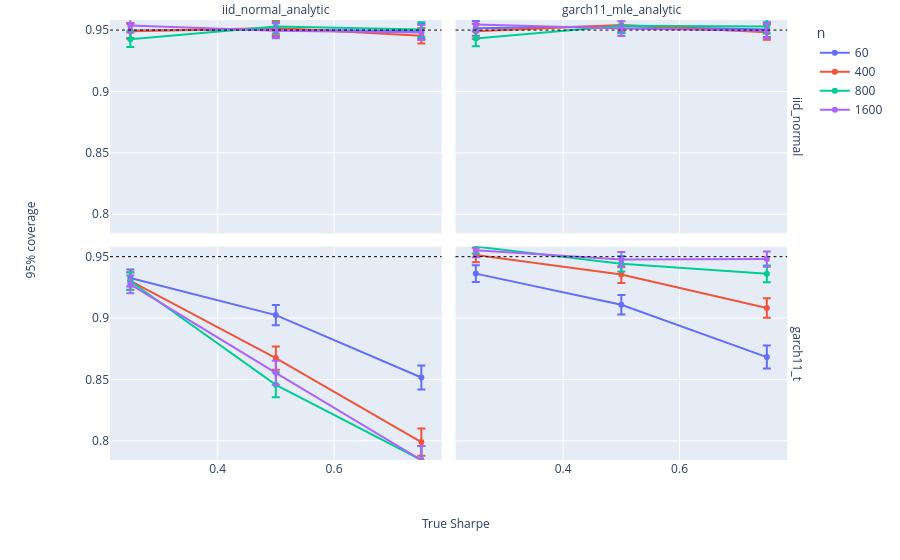
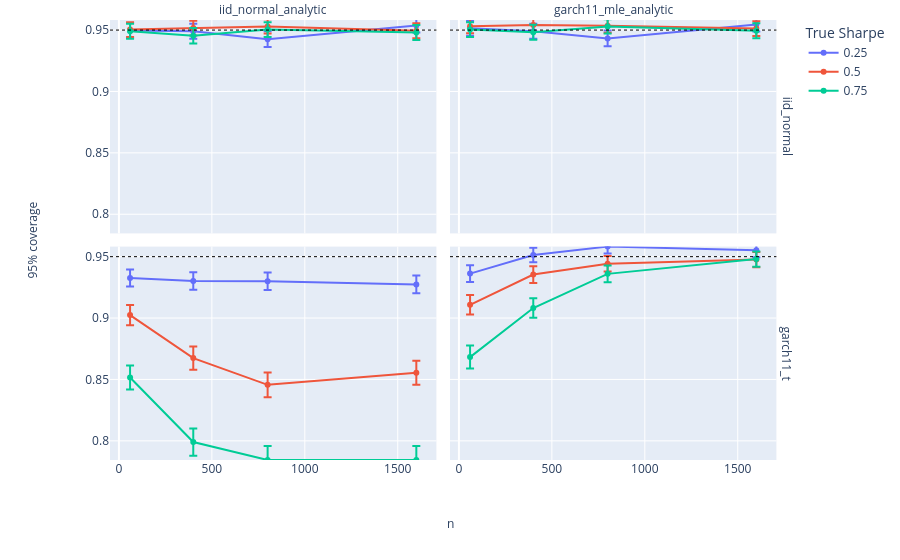
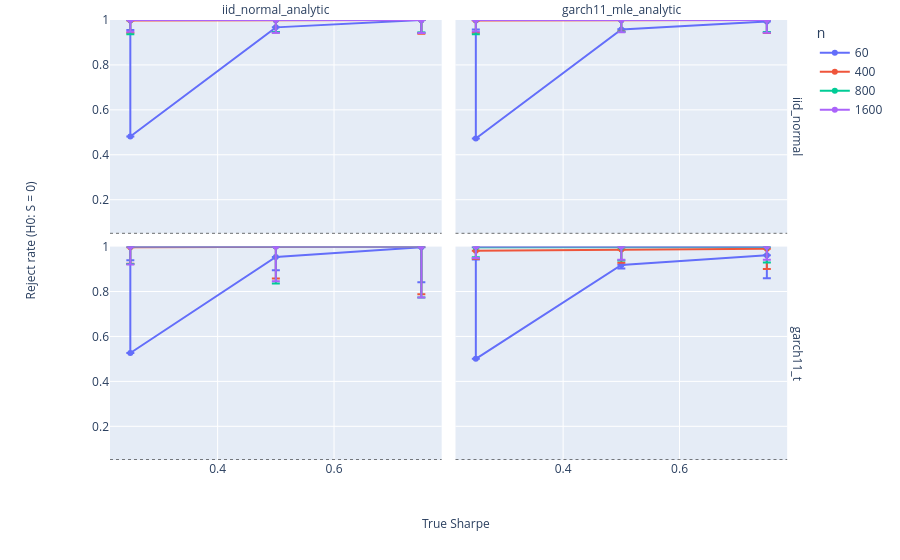
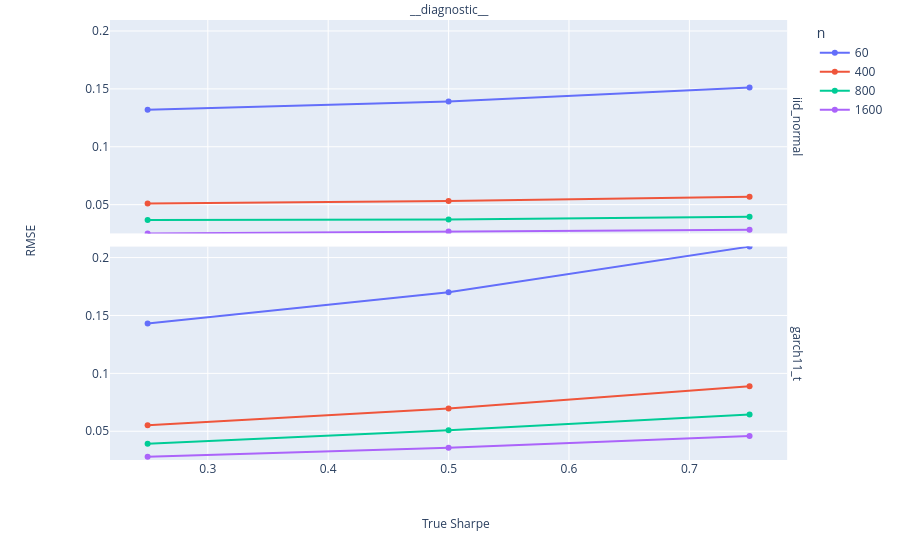

These figures' notebook cell, in order:
### Markdown cell above
## Simulation

### Code cell
main_bundle = run_main_bundle(cfg, ci_levels=ci_levels, scope="main", progress=True)
results = main_bundle.results
diagnostics = main_bundle.diagnostics
ci_sweep = main_bundle.ci_sweep
main_meta = main_bundle.cache_meta
print(f"[main] cache_hit={main_meta['cache_hit']} hash={main_meta['cache_hash']}")

### Figure 1 — Plotly figure (JSON) as saved in the notebook; plotly's stock layout.template omitted (floating-point values rounded to 4 significant figures)
{"data": [{"error_y": {"array": [0.006064, 0.006018, 0.006098], "arrayminus": [0.006064, 0.006018, 0.006098]}, "hovertemplate": "n_str=60<br>dgp=iid_normal<br>method=iid_normal_analytic<br>S_true=%{x}<br>coverage_95=%{y}<extra></extra>", "legendgroup": "60", "line": {"color": "#636efa", "dash": "solid"}, "marker": {"symbol": "circle"}, "mode": "lines+markers", "name": "60", "orientation": "v", "showlegend": true, "type": "scatter", "x": [0.25, 0.5, 0.75], "xaxis": "x3", "y": [0.9496, 0.9504, 0.949], "yaxis": "y3"}, {"error_y": {"array": [0.006098, 0.005949, 0.006298], "arrayminus": [0.006098, 0.005949, 0.006298]}, "hovertemplate": "n_str=400<br>dgp=iid_normal<br>method=iid_normal_analytic<br>S_true=%{x}<br>coverage_95=%{y}<extra></extra>", "legendgroup": "400", "line": {"color": "#EF553B", "dash": "solid"}, "marker": {"symbol": "circle"}, "mode": "lines+markers", "name": "400", "orientation": "v", "showlegend": true, "type": "scatter", "x": [0.25, 0.5, 0.75], "xaxis": "x3", "y": [0.949, 0.9516, 0.9454], "yaxis": "y3"}, {"error_y": {"array": [0.006447, 0.005866, 0.006018], "arrayminus": [0.006447, 0.005866, 0.006018]}, "hovertemplate": "n_str=800<br>dgp=iid_normal<br>method=iid_normal_analytic<br>S_true=%{x}<br>coverage_95=%{y}<extra></extra>", "legendgroup": "800", "line": {"color": "#00cc96", "dash": "solid"}, "marker": {"symbol": "circle"}, "mode": "lines+markers", "name": "800", "orientation": "v", "showlegend": true, "type": "scatter", "x": [0.25, 0.5, 0.75], "xaxis": "x3", "y": [0.9426, 0.953, 0.9504], "yaxis": "y3"}, {"error_y": {"array": [0.005819, 0.006075, 0.006154], "arrayminus": [0.005819, 0.006075, 0.006154]}, "hovertemplate": "n_str=1600<br>dgp=iid_normal<br>method=iid_normal_analytic<br>S_true=%{x}<br>coverage_95=%{y}<extra></extra>", "legendgroup": "1600", "line": {"color": "#ab63fa", "dash": "solid"}, "marker": {"symbol": "circle"}, "mode": "lines+markers", "name": "1600", "orientation": "v", "showlegend": true, "type": "scatter", "x": [0.25, 0.5, 0.75], "xaxis": "x3", "y": [0.9538, 0.9494, 0.948], "yaxis": "y3"}, {"error_y": {"array": [0.00596, 0.005854, 0.006018], "arrayminus": [0.00596, 0.005854, 0.006018]}, "hovertemplate": "n_str=60<br>dgp=iid_normal<br>method=garch11_mle_analytic<br>S_true=%{x}<br>coverage_95=%{y}<extra></extra>", "legendgroup": "60", "line": {"color": "#636efa", "dash": "solid"}, "marker": {"symbol": "circle"}, "mode": "lines+markers", "name": "60", "orientation": "v", "showlegend": false, "type": "scatter", "x": [0.25, 0.5, 0.75], "xaxis": "x4", "y": [0.9514, 0.9532, 0.9504], "yaxis": "y4"}, {"error_y": {"array": [0.006098, 0.005795, 0.006143], "arrayminus": [0.006098, 0.005795, 0.006143]}, "hovertemplate": "n_str=400<br>dgp=iid_normal<br>method=garch11_mle_analytic<br>S_true=%{x}<br>coverage_95=%{y}<extra></extra>", "legendgroup": "400", "line": {"color": "#EF553B", "dash": "solid"}, "marker": {"symbol": "circle"}, "mode": "lines+markers", "name": "400", "orientation": "v", "showlegend": false, "type": "scatter", "x": [0.25, 0.5, 0.75], "xaxis": "x4", "y": [0.949, 0.9542, 0.9482], "yaxis": "y4"}, {"error_y": {"array": [0.006416, 0.005831, 0.005866], "arrayminus": [0.006416, 0.005831, 0.005866]}, "hovertemplate": "n_str=800<br>dgp=iid_normal<br>method=garch11_mle_analytic<br>S_true=%{x}<br>coverage_95=%{y}<extra></extra>", "legendgroup": "800", "line": {"color": "#00cc96", "dash": "solid"}, "marker": {"symbol": "circle"}, "mode": "lines+markers", "name": "800", "orientation": "v", "showlegend": false, "type": "scatter", "x": [0.25, 0.5, 0.75], "xaxis": "x4", "y": [0.9432, 0.9536, 0.953], "yaxis": "y4"}, {"error_y": {"array": [0.00577, 0.005972, 0.006075], "arrayminus": [0.00577, 0.005972, 0.006075]}, "hovertemplate": "n_str=1600<br>dgp=iid_normal<br>method=garch11_mle_analytic<br>S_true=%{x}<br>coverage_95=%{y}<extra></extra>", "legendgroup": "1600", "line": {"color": "#ab63fa", "dash": "solid"}, "marker": {"symbol": "circle"}, "mode": "lines+markers", "name": "1600", "orientation": "v", "showlegend": false, "type": "scatter", "x": [0.25, 0.5, 0.75], "xaxis": "x4", "y": [0.9546, 0.9512, 0.9494], "yaxis": "y4"}, {"error_y": {"array": [0.006949, 0.008226, 0.009854], "arrayminus": [0.006949, 0.008226, 0.009854]}, "hovertemplate": "n_str=60<br>dgp=garch11_t<br>method=iid_normal_analytic<br>S_true=%{x}<br>coverage_95=%{y}<extra></extra>", "legendgroup": "60", "line": {"color": "#636efa", "dash": "solid"}, "marker": {"symbol": "circle"}, "mode": "lines+markers", "name": "60", "orientation": "v", "showlegend": false, "type": "scatter", "x": [0.25, 0.5, 0.75], "xaxis": "x", "y": [0.9326, 0.9024, 0.8516], "yaxis": "y"}, {"error_y": {"array": [0.007063, 0.009401, 0.01111], "arrayminus": [0.007063, 0.009401, 0.01111]}, "hovertemplate": "n_str=400<br>dgp=garch11_t<br>method=iid_normal_analytic<br>S_true=%{x}<br>coverage_95=%{y}<extra></extra>", "legendgroup": "400", "line": {"color": "#EF553B", "dash": "solid"}, "marker": {"symbol": "circle"}, "mode": "lines+markers", "name": "400", "orientation": "v", "showlegend": false, "type": "scatter", "x": [0.25, 0.5, 0.75], "xaxis": "x", "y": [0.9302, 0.8674, 0.799], "yaxis": "y"}, {"error_y": {"array": [0.007072, 0.01002, 0.0114], "arrayminus": [0.007072, 0.01002, 0.0114]}, "hovertemplate": "n_str=800<br>dgp=garch11_t<br>method=iid_normal_analytic<br>S_true=%{x}<br>coverage_95=%{y}<extra></extra>", "legendgroup": "800", "line": {"color": "#00cc96", "dash": "solid"}, "marker": {"symbol": "circle"}, "mode": "lines+markers", "name": "800", "orientation": "v", "showlegend": false, "type": "scatter", "x": [0.25, 0.5, 0.75], "xaxis": "x", "y": [0.93, 0.8456, 0.7844], "yaxis": "y"}, {"error_y": {"array": [0.007192, 0.009749, 0.0114], "arrayminus": [0.007192, 0.009749, 0.0114]}, "hovertemplate": "n_str=1600<br>dgp=garch11_t<br>method=iid_normal_analytic<br>S_true=%{x}<br>coverage_95=%{y}<extra></extra>", "legendgroup": "1600", "line": {"color": "#ab63fa", "dash": "solid"}, "marker": {"symbol": "circle"}, "mode": "lines+markers", "name": "1600", "orientation": "v", "showlegend": false, "type": "scatter", "x": [0.25, 0.5, 0.75], "xaxis": "x", "y": [0.9274, 0.8554, 0.7844], "yaxis": "y"}, {"error_y": {"array": [0.006774, 0.007901, 0.009376], "arrayminus": [0.006774, 0.007901, 0.009376]}, "hovertemplate": "n_str=60<br>dgp=garch11_t<br>method=garch11_mle_analytic<br>S_true=%{x}<br>coverage_95=%{y}<extra></extra>", "legendgroup": "60", "line": {"color": "#636efa", "dash": "solid"}, "marker": {"symbol": "circle"}, "mode": "lines+markers", "name": "60", "orientation": "v", "showlegend": false, "type": "scatter", "x": [0.25, 0.5, 0.75], "xaxis": "x2", "y": [0.9362, 0.9108, 0.8682], "yaxis": "y2"}, {"error_y": {"array": [0.00596, 0.006814, 0.008004], "arrayminus": [0.00596, 0.006814, 0.008004]}, "hovertemplate": "n_str=400<br>dgp=garch11_t<br>method=garch11_mle_analytic<br>S_true=%{x}<br>coverage_95=%{y}<extra></extra>", "legendgroup": "400", "line": {"color": "#EF553B", "dash": "solid"}, "marker": {"symbol": "circle"}, "mode": "lines+markers", "name": "400", "orientation": "v", "showlegend": false, "type": "scatter", "x": [0.25, 0.5, 0.75], "xaxis": "x2", "y": [0.9514, 0.9354, 0.9082], "yaxis": "y2"}, {"error_y": {"array": [0.005547, 0.006362, 0.006784], "arrayminus": [0.005547, 0.006362, 0.006784]}, "hovertemplate": "n_str=800<br>dgp=garch11_t<br>method=garch11_mle_analytic<br>S_true=%{x}<br>coverage_95=%{y}<extra></extra>", "legendgroup": "800", "line": {"color": "#00cc96", "dash": "solid"}, "marker": {"symbol": "circle"}, "mode": "lines+markers", "name": "800", "orientation": "v", "showlegend": false, "type": "scatter", "x": [0.25, 0.5, 0.75], "xaxis": "x2", "y": [0.9582, 0.9442, 0.936], "yaxis": "y2"}, {"error_y": {"array": [0.005734, 0.006177, 0.006154], "arrayminus": [0.005734, 0.006177, 0.006154]}, "hovertemplate": "n_str=1600<br>dgp=garch11_t<br>method=garch11_mle_analytic<br>S_true=%{x}<br>coverage_95=%{y}<extra></extra>", "legendgroup": "1600", "line": {"color": "#ab63fa", "dash": "solid"}, "marker": {"symbol": "circle"}, "mode": "lines+markers", "name": "1600", "orientation": "v", "showlegend": false, "type": "scatter", "x": [0.25, 0.5, 0.75], "xaxis": "x2", "y": [0.9552, 0.9476, 0.948], "yaxis": "y2"}], "layout": {"annotations": [{"showarrow": false, "text": "iid_normal_analytic", "x": 0.24, "xanchor": "center", "xref": "paper", "y": 1, "yanchor": "bottom", "yref": "paper"}, {"showarrow": false, "text": "garch11_mle_analytic", "x": 0.74, "xanchor": "center", "xref": "paper", "y": 1, "yanchor": "bottom", "yref": "paper"}, {"showarrow": false, "text": "garch11_t", "textangle": 90, "x": 0.98, "xanchor": "left", "xref": "paper", "y": 0.2425, "yanchor": "middle", "yref": "paper"}, {"showarrow": false, "text": "iid_normal", "textangle": 90, "x": 0.98, "xanchor": "left", "xref": "paper", "y": 0.7575, "yanchor": "middle", "yref": "paper"}, {"showarrow": false, "text": "True Sharpe", "x": 0.5, "xanchor": "center", "xref": "paper", "y": -0.12, "yanchor": "top", "yref": "paper"}, {"showarrow": false, "text": "95% coverage", "textangle": -90, "x": -0.1, "xanchor": "right", "xref": "paper", "y": 0.5, "yanchor": "middle", "yref": "paper"}], "legend": {"title": {"text": "n"}, "tracegroupgap": 0}, "margin": {"b": 100, "l": 110, "r": 20, "t": 20}, "shapes": [{"line": {"color": "black", "dash": "dot", "width": 1}, "type": "line", "x0": 0, "x1": 1, "xref": "x domain", "y0": 0.95, "y1": 0.95, "yref": "y"}, {"line": {"color": "black", "dash": "dot", "width": 1}, "type": "line", "x0": 0, "x1": 1, "xref": "x2 domain", "y0": 0.95, "y1": 0.95, "yref": "y2"}, {"line": {"color": "black", "dash": "dot", "width": 1}, "type": "line", "x0": 0, "x1": 1, "xref": "x3 domain", "y0": 0.95, "y1": 0.95, "yref": "y3"}, {"line": {"color": "black", "dash": "dot", "width": 1}, "type": "line", "x0": 0, "x1": 1, "xref": "x4 domain", "y0": 0.95, "y1": 0.95, "yref": "y4"}], "xaxis": {"anchor": "y", "domain": [0, 0.48], "title": {}}, "xaxis2": {"anchor": "y2", "domain": [0.5, 0.98], "matches": "x", "title": {}}, "xaxis3": {"anchor": "y3", "domain": [0, 0.48], "matches": "x", "showticklabels": false}, "xaxis4": {"anchor": "y4", "domain": [0.5, 0.98], "matches": "x", "showticklabels": false}, "yaxis": {"anchor": "x", "domain": [0, 0.485], "range": [0.7844, 0.9582], "title": {}}, "yaxis2": {"anchor": "x2", "domain": [0, 0.485], "matches": "y", "range": [0.7844, 0.9582], "showticklabels": false}, "yaxis3": {"anchor": "x3", "domain": [0.515, 1], "matches": "y", "range": [0.7844, 0.9582], "title": {}}, "yaxis4": {"anchor": "x4", "domain": [0.515, 1], "matches": "y", "range": [0.7844, 0.9582], "showticklabels": false}}}

### Figure 2 — Plotly figure (JSON) as saved in the notebook; plotly's stock layout.template omitted (floating-point values rounded to 4 significant figures)
{"data": [{"error_y": {"array": [0.006064, 0.006098, 0.006447, 0.005819], "arrayminus": [0.006064, 0.006098, 0.006447, 0.005819]}, "hovertemplate": "S_true_str=0.25<br>dgp=iid_normal<br>method=iid_normal_analytic<br>n=%{x}<br>coverage_95=%{y}<extra></extra>", "legendgroup": "0.25", "line": {"color": "#636efa", "dash": "solid"}, "marker": {"symbol": "circle"}, "mode": "lines+markers", "name": "0.25", "orientation": "v", "showlegend": true, "type": "scatter", "x": [60, 400, 800, 1600], "xaxis": "x3", "y": [0.9496, 0.949, 0.9426, 0.9538], "yaxis": "y3"}, {"error_y": {"array": [0.006018, 0.005949, 0.005866, 0.006075], "arrayminus": [0.006018, 0.005949, 0.005866, 0.006075]}, "hovertemplate": "S_true_str=0.5<br>dgp=iid_normal<br>method=iid_normal_analytic<br>n=%{x}<br>coverage_95=%{y}<extra></extra>", "legendgroup": "0.5", "line": {"color": "#EF553B", "dash": "solid"}, "marker": {"symbol": "circle"}, "mode": "lines+markers", "name": "0.5", "orientation": "v", "showlegend": true, "type": "scatter", "x": [60, 400, 800, 1600], "xaxis": "x3", "y": [0.9504, 0.9516, 0.953, 0.9494], "yaxis": "y3"}, {"error_y": {"array": [0.006098, 0.006298, 0.006018, 0.006154], "arrayminus": [0.006098, 0.006298, 0.006018, 0.006154]}, "hovertemplate": "S_true_str=0.75<br>dgp=iid_normal<br>method=iid_normal_analytic<br>n=%{x}<br>coverage_95=%{y}<extra></extra>", "legendgroup": "0.75", "line": {"color": "#00cc96", "dash": "solid"}, "marker": {"symbol": "circle"}, "mode": "lines+markers", "name": "0.75", "orientation": "v", "showlegend": true, "type": "scatter", "x": [60, 400, 800, 1600], "xaxis": "x3", "y": [0.949, 0.9454, 0.9504, 0.948], "yaxis": "y3"}, {"error_y": {"array": [0.00596, 0.006098, 0.006416, 0.00577], "arrayminus": [0.00596, 0.006098, 0.006416, 0.00577]}, "hovertemplate": "S_true_str=0.25<br>dgp=iid_normal<br>method=garch11_mle_analytic<br>n=%{x}<br>coverage_95=%{y}<extra></extra>", "legendgroup": "0.25", "line": {"color": "#636efa", "dash": "solid"}, "marker": {"symbol": "circle"}, "mode": "lines+markers", "name": "0.25", "orientation": "v", "showlegend": false, "type": "scatter", "x": [60, 400, 800, 1600], "xaxis": "x4", "y": [0.9514, 0.949, 0.9432, 0.9546], "yaxis": "y4"}, {"error_y": {"array": [0.005854, 0.005795, 0.005831, 0.005972], "arrayminus": [0.005854, 0.005795, 0.005831, 0.005972]}, "hovertemplate": "S_true_str=0.5<br>dgp=iid_normal<br>method=garch11_mle_analytic<br>n=%{x}<br>coverage_95=%{y}<extra></extra>", "legendgroup": "0.5", "line": {"color": "#EF553B", "dash": "solid"}, "marker": {"symbol": "circle"}, "mode": "lines+markers", "name": "0.5", "orientation": "v", "showlegend": false, "type": "scatter", "x": [60, 400, 800, 1600], "xaxis": "x4", "y": [0.9532, 0.9542, 0.9536, 0.9512], "yaxis": "y4"}, {"error_y": {"array": [0.006018, 0.006143, 0.005866, 0.006075], "arrayminus": [0.006018, 0.006143, 0.005866, 0.006075]}, "hovertemplate": "S_true_str=0.75<br>dgp=iid_normal<br>method=garch11_mle_analytic<br>n=%{x}<br>coverage_95=%{y}<extra></extra>", "legendgroup": "0.75", "line": {"color": "#00cc96", "dash": "solid"}, "marker": {"symbol": "circle"}, "mode": "lines+markers", "name": "0.75", "orientation": "v", "showlegend": false, "type": "scatter", "x": [60, 400, 800, 1600], "xaxis": "x4", "y": [0.9504, 0.9482, 0.953, 0.9494], "yaxis": "y4"}, {"error_y": {"array": [0.006949, 0.007063, 0.007072, 0.007192], "arrayminus": [0.006949, 0.007063, 0.007072, 0.007192]}, "hovertemplate": "S_true_str=0.25<br>dgp=garch11_t<br>method=iid_normal_analytic<br>n=%{x}<br>coverage_95=%{y}<extra></extra>", "legendgroup": "0.25", "line": {"color": "#636efa", "dash": "solid"}, "marker": {"symbol": "circle"}, "mode": "lines+markers", "name": "0.25", "orientation": "v", "showlegend": false, "type": "scatter", "x": [60, 400, 800, 1600], "xaxis": "x", "y": [0.9326, 0.9302, 0.93, 0.9274], "yaxis": "y"}, {"error_y": {"array": [0.008226, 0.009401, 0.01002, 0.009749], "arrayminus": [0.008226, 0.009401, 0.01002, 0.009749]}, "hovertemplate": "S_true_str=0.5<br>dgp=garch11_t<br>method=iid_normal_analytic<br>n=%{x}<br>coverage_95=%{y}<extra></extra>", "legendgroup": "0.5", "line": {"color": "#EF553B", "dash": "solid"}, "marker": {"symbol": "circle"}, "mode": "lines+markers", "name": "0.5", "orientation": "v", "showlegend": false, "type": "scatter", "x": [60, 400, 800, 1600], "xaxis": "x", "y": [0.9024, 0.8674, 0.8456, 0.8554], "yaxis": "y"}, {"error_y": {"array": [0.009854, 0.01111, 0.0114, 0.0114], "arrayminus": [0.009854, 0.01111, 0.0114, 0.0114]}, "hovertemplate": "S_true_str=0.75<br>dgp=garch11_t<br>method=iid_normal_analytic<br>n=%{x}<br>coverage_95=%{y}<extra></extra>", "legendgroup": "0.75", "line": {"color": "#00cc96", "dash": "solid"}, "marker": {"symbol": "circle"}, "mode": "lines+markers", "name": "0.75", "orientation": "v", "showlegend": false, "type": "scatter", "x": [60, 400, 800, 1600], "xaxis": "x", "y": [0.8516, 0.799, 0.7844, 0.7844], "yaxis": "y"}, {"error_y": {"array": [0.006774, 0.00596, 0.005547, 0.005734], "arrayminus": [0.006774, 0.00596, 0.005547, 0.005734]}, "hovertemplate": "S_true_str=0.25<br>dgp=garch11_t<br>method=garch11_mle_analytic<br>n=%{x}<br>coverage_95=%{y}<extra></extra>", "legendgroup": "0.25", "line": {"color": "#636efa", "dash": "solid"}, "marker": {"symbol": "circle"}, "mode": "lines+markers", "name": "0.25", "orientation": "v", "showlegend": false, "type": "scatter", "x": [60, 400, 800, 1600], "xaxis": "x2", "y": [0.9362, 0.9514, 0.9582, 0.9552], "yaxis": "y2"}, {"error_y": {"array": [0.007901, 0.006814, 0.006362, 0.006177], "arrayminus": [0.007901, 0.006814, 0.006362, 0.006177]}, "hovertemplate": "S_true_str=0.5<br>dgp=garch11_t<br>method=garch11_mle_analytic<br>n=%{x}<br>coverage_95=%{y}<extra></extra>", "legendgroup": "0.5", "line": {"color": "#EF553B", "dash": "solid"}, "marker": {"symbol": "circle"}, "mode": "lines+markers", "name": "0.5", "orientation": "v", "showlegend": false, "type": "scatter", "x": [60, 400, 800, 1600], "xaxis": "x2", "y": [0.9108, 0.9354, 0.9442, 0.9476], "yaxis": "y2"}, {"error_y": {"array": [0.009376, 0.008004, 0.006784, 0.006154], "arrayminus": [0.009376, 0.008004, 0.006784, 0.006154]}, "hovertemplate": "S_true_str=0.75<br>dgp=garch11_t<br>method=garch11_mle_analytic<br>n=%{x}<br>coverage_95=%{y}<extra></extra>", "legendgroup": "0.75", "line": {"color": "#00cc96", "dash": "solid"}, "marker": {"symbol": "circle"}, "mode": "lines+markers", "name": "0.75", "orientation": "v", "showlegend": false, "type": "scatter", "x": [60, 400, 800, 1600], "xaxis": "x2", "y": [0.8682, 0.9082, 0.936, 0.948], "yaxis": "y2"}], "layout": {"annotations": [{"showarrow": false, "text": "iid_normal_analytic", "x": 0.24, "xanchor": "center", "xref": "paper", "y": 1, "yanchor": "bottom", "yref": "paper"}, {"showarrow": false, "text": "garch11_mle_analytic", "x": 0.74, "xanchor": "center", "xref": "paper", "y": 1, "yanchor": "bottom", "yref": "paper"}, {"showarrow": false, "text": "garch11_t", "textangle": 90, "x": 0.98, "xanchor": "left", "xref": "paper", "y": 0.2425, "yanchor": "middle", "yref": "paper"}, {"showarrow": false, "text": "iid_normal", "textangle": 90, "x": 0.98, "xanchor": "left", "xref": "paper", "y": 0.7575, "yanchor": "middle", "yref": "paper"}, {"showarrow": false, "text": "n", "x": 0.5, "xanchor": "center", "xref": "paper", "y": -0.12, "yanchor": "top", "yref": "paper"}, {"showarrow": false, "text": "95% coverage", "textangle": -90, "x": -0.1, "xanchor": "right", "xref": "paper", "y": 0.5, "yanchor": "middle", "yref": "paper"}], "legend": {"title": {"text": "True Sharpe"}, "tracegroupgap": 0}, "margin": {"b": 100, "l": 110, "r": 20, "t": 20}, "shapes": [{"line": {"color": "black", "dash": "dot", "width": 1}, "type": "line", "x0": 0, "x1": 1, "xref": "x domain", "y0": 0.95, "y1": 0.95, "yref": "y"}, {"line": {"color": "black", "dash": "dot", "width": 1}, "type": "line", "x0": 0, "x1": 1, "xref": "x2 domain", "y0": 0.95, "y1": 0.95, "yref": "y2"}, {"line": {"color": "black", "dash": "dot", "width": 1}, "type": "line", "x0": 0, "x1": 1, "xref": "x3 domain", "y0": 0.95, "y1": 0.95, "yref": "y3"}, {"line": {"color": "black", "dash": "dot", "width": 1}, "type": "line", "x0": 0, "x1": 1, "xref": "x4 domain", "y0": 0.95, "y1": 0.95, "yref": "y4"}], "xaxis": {"anchor": "y", "domain": [0, 0.48], "title": {}}, "xaxis2": {"anchor": "y2", "domain": [0.5, 0.98], "matches": "x", "title": {}}, "xaxis3": {"anchor": "y3", "domain": [0, 0.48], "matches": "x", "showticklabels": false}, "xaxis4": {"anchor": "y4", "domain": [0.5, 0.98], "matches": "x", "showticklabels": false}, "yaxis": {"anchor": "x", "domain": [0, 0.485], "range": [0.7844, 0.9582], "title": {}}, "yaxis2": {"anchor": "x2", "domain": [0, 0.485], "matches": "y", "range": [0.7844, 0.9582], "showticklabels": false}, "yaxis3": {"anchor": "x3", "domain": [0.515, 1], "matches": "y", "range": [0.7844, 0.9582], "title": {}}, "yaxis4": {"anchor": "x4", "domain": [0.515, 1], "matches": "y", "range": [0.7844, 0.9582], "showticklabels": false}}}

### Figure 3 — Plotly figure (JSON) as saved in the notebook; plotly's stock layout.template omitted (floating-point values rounded to 4 significant figures)
{"data": [{"error_y": {"array": [0.4745, 0.0, 0.0], "arrayminus": [0.0, 0.02282, 0.0571]}, "hovertemplate": "n_str=60<br>dgp=iid_normal<br>method=iid_normal_analytic<br>S_true=%{x}<br>reject_rate_H0_S_eq_0=%{y}<extra></extra>", "legendgroup": "60", "line": {"color": "#636efa", "dash": "solid"}, "marker": {"symbol": "circle"}, "mode": "lines+markers", "name": "60", "orientation": "v", "showlegend": true, "type": "scatter", "x": [0.25, 0.5, 0.75], "xaxis": "x3", "y": [0.4812, 0.9672, 1.0], "yaxis": "y3"}, {"error_y": {"array": [0.0, 0.0, 0.0], "arrayminus": [0.0553, 0.05435, 0.0609]}, "hovertemplate": "n_str=400<br>dgp=iid_normal<br>method=iid_normal_analytic<br>S_true=%{x}<br>reject_rate_H0_S_eq_0=%{y}<extra></extra>", "legendgroup": "400", "line": {"color": "#EF553B", "dash": "solid"}, "marker": {"symbol": "circle"}, "mode": "lines+markers", "name": "400", "orientation": "v", "showlegend": true, "type": "scatter", "x": [0.25, 0.5, 0.75], "xaxis": "x3", "y": [0.9982, 1.0, 1.0], "yaxis": "y3"}, {"error_y": {"array": [0.0, 0.0, 0.0], "arrayminus": [0.06385, 0.05287, 0.05562]}, "hovertemplate": "n_str=800<br>dgp=iid_normal<br>method=iid_normal_analytic<br>S_true=%{x}<br>reject_rate_H0_S_eq_0=%{y}<extra></extra>", "legendgroup": "800", "line": {"color": "#00cc96", "dash": "solid"}, "marker": {"symbol": "circle"}, "mode": "lines+markers", "name": "800", "orientation": "v", "showlegend": true, "type": "scatter", "x": [0.25, 0.5, 0.75], "xaxis": "x3", "y": [1.0, 1.0, 1.0], "yaxis": "y3"}, {"error_y": {"array": [0.0, 0.0, 0.0], "arrayminus": [0.05202, 0.05668, 0.05815]}, "hovertemplate": "n_str=1600<br>dgp=iid_normal<br>method=iid_normal_analytic<br>S_true=%{x}<br>reject_rate_H0_S_eq_0=%{y}<extra></extra>", "legendgroup": "1600", "line": {"color": "#ab63fa", "dash": "solid"}, "marker": {"symbol": "circle"}, "mode": "lines+markers", "name": "1600", "orientation": "v", "showlegend": true, "type": "scatter", "x": [0.25, 0.5, 0.75], "xaxis": "x3", "y": [1.0, 1.0, 1.0], "yaxis": "y3"}, {"error_y": {"array": [0.4848, 0.001254, 0.0], "arrayminus": [0.0, 0.01045, 0.04862]}, "hovertemplate": "n_str=60<br>dgp=iid_normal<br>method=garch11_mle_analytic<br>S_true=%{x}<br>reject_rate_H0_S_eq_0=%{y}<extra></extra>", "legendgroup": "60", "line": {"color": "#636efa", "dash": "solid"}, "marker": {"symbol": "circle"}, "mode": "lines+markers", "name": "60", "orientation": "v", "showlegend": false, "type": "scatter", "x": [0.25, 0.5, 0.75], "xaxis": "x4", "y": [0.4726, 0.9578, 0.993], "yaxis": "y4"}, {"error_y": {"array": [0.0, 0.0, 0.0], "arrayminus": [0.0553, 0.05159, 0.05794]}, "hovertemplate": "n_str=400<br>dgp=iid_normal<br>method=garch11_mle_analytic<br>S_true=%{x}<br>reject_rate_H0_S_eq_0=%{y}<extra></extra>", "legendgroup": "400", "line": {"color": "#EF553B", "dash": "solid"}, "marker": {"symbol": "circle"}, "mode": "lines+markers", "name": "400", "orientation": "v", "showlegend": false, "type": "scatter", "x": [0.25, 0.5, 0.75], "xaxis": "x4", "y": [0.9982, 1.0, 1.0], "yaxis": "y4"}, {"error_y": {"array": [0.0, 0.0, 0.0], "arrayminus": [0.06322, 0.05223, 0.05287]}, "hovertemplate": "n_str=800<br>dgp=iid_normal<br>method=garch11_mle_analytic<br>S_true=%{x}<br>reject_rate_H0_S_eq_0=%{y}<extra></extra>", "legendgroup": "800", "line": {"color": "#00cc96", "dash": "solid"}, "marker": {"symbol": "circle"}, "mode": "lines+markers", "name": "800", "orientation": "v", "showlegend": false, "type": "scatter", "x": [0.25, 0.5, 0.75], "xaxis": "x4", "y": [1.0, 1.0, 1.0], "yaxis": "y4"}, {"error_y": {"array": [0.0, 0.0, 0.0], "arrayminus": [0.05117, 0.05477, 0.05668]}, "hovertemplate": "n_str=1600<br>dgp=iid_normal<br>method=garch11_mle_analytic<br>S_true=%{x}<br>reject_rate_H0_S_eq_0=%{y}<extra></extra>", "legendgroup": "1600", "line": {"color": "#ab63fa", "dash": "solid"}, "marker": {"symbol": "circle"}, "mode": "lines+markers", "name": "1600", "orientation": "v", "showlegend": false, "type": "scatter", "x": [0.25, 0.5, 0.75], "xaxis": "x4", "y": [1.0, 1.0, 1.0], "yaxis": "y4"}, {"error_y": {"array": [0.4131, 0.0, 0.0], "arrayminus": [0.0, 0.05963, 0.1559]}, "hovertemplate": "n_str=60<br>dgp=garch11_t<br>method=iid_normal_analytic<br>S_true=%{x}<br>reject_rate_H0_S_eq_0=%{y}<extra></extra>", "legendgroup": "60", "line": {"color": "#636efa", "dash": "solid"}, "marker": {"symbol": "circle"}, "mode": "lines+markers", "name": "60", "orientation": "v", "showlegend": false, "type": "scatter", "x": [0.25, 0.5, 0.75], "xaxis": "x", "y": [0.5264, 0.9538, 0.9976], "yaxis": "y"}, {"error_y": {"array": [0.0, 0.0, 0.0], "arrayminus": [0.07426, 0.142, 0.2121]}, "hovertemplate": "n_str=400<br>dgp=garch11_t<br>method=iid_normal_analytic<br>S_true=%{x}<br>reject_rate_H0_S_eq_0=%{y}<extra></extra>", "legendgroup": "400", "line": {"color": "#EF553B", "dash": "solid"}, "marker": {"symbol": "circle"}, "mode": "lines+markers", "name": "400", "orientation": "v", "showlegend": false, "type": "scatter", "x": [0.25, 0.5, 0.75], "xaxis": "x", "y": [0.9974, 1.0, 1.0], "yaxis": "y"}, {"error_y": {"array": [0.0, 0.0, 0.0], "arrayminus": [0.07707, 0.1644, 0.227]}, "hovertemplate": "n_str=800<br>dgp=garch11_t<br>method=iid_normal_analytic<br>S_true=%{x}<br>reject_rate_H0_S_eq_0=%{y}<extra></extra>", "legendgroup": "800", "line": {"color": "#00cc96", "dash": "solid"}, "marker": {"symbol": "circle"}, "mode": "lines+markers", "name": "800", "orientation": "v", "showlegend": false, "type": "scatter", "x": [0.25, 0.5, 0.75], "xaxis": "x", "y": [1.0, 1.0, 1.0], "yaxis": "y"}, {"error_y": {"array": [0.0, 0.0, 0.0], "arrayminus": [0.07979, 0.1543, 0.227]}, "hovertemplate": "n_str=1600<br>dgp=garch11_t<br>method=iid_normal_analytic<br>S_true=%{x}<br>reject_rate_H0_S_eq_0=%{y}<extra></extra>", "legendgroup": "1600", "line": {"color": "#ab63fa", "dash": "solid"}, "marker": {"symbol": "circle"}, "mode": "lines+markers", "name": "1600", "orientation": "v", "showlegend": false, "type": "scatter", "x": [0.25, 0.5, 0.75], "xaxis": "x", "y": [1.0, 1.0, 1.0], "yaxis": "y"}, {"error_y": {"array": [0.4428, 0.0005007, 0.0], "arrayminus": [0.0, 0.0153, 0.1026]}, "hovertemplate": "n_str=60<br>dgp=garch11_t<br>method=garch11_mle_analytic<br>S_true=%{x}<br>reject_rate_H0_S_eq_0=%{y}<extra></extra>", "legendgroup": "60", "line": {"color": "#636efa", "dash": "solid"}, "marker": {"symbol": "circle"}, "mode": "lines+markers", "name": "60", "orientation": "v", "showlegend": false, "type": "scatter", "x": [0.25, 0.5, 0.75], "xaxis": "x2", "y": [0.5002, 0.9182, 0.9614], "yaxis": "y2"}, {"error_y": {"array": [0.0, 0.0, 0.0], "arrayminus": [0.03656, 0.05881, 0.0902]}, "hovertemplate": "n_str=400<br>dgp=garch11_t<br>method=garch11_mle_analytic<br>S_true=%{x}<br>reject_rate_H0_S_eq_0=%{y}<extra></extra>", "legendgroup": "400", "line": {"color": "#EF553B", "dash": "solid"}, "marker": {"symbol": "circle"}, "mode": "lines+markers", "name": "400", "orientation": "v", "showlegend": false, "type": "scatter", "x": [0.25, 0.5, 0.75], "xaxis": "x2", "y": [0.982, 0.9874, 0.9904], "yaxis": "y2"}, {"error_y": {"array": [0.0, 0.0, 0.0], "arrayminus": [0.04495, 0.05936, 0.06858]}, "hovertemplate": "n_str=800<br>dgp=garch11_t<br>method=garch11_mle_analytic<br>S_true=%{x}<br>reject_rate_H0_S_eq_0=%{y}<extra></extra>", "legendgroup": "800", "line": {"color": "#00cc96", "dash": "solid"}, "marker": {"symbol": "circle"}, "mode": "lines+markers", "name": "800", "orientation": "v", "showlegend": false, "type": "scatter", "x": [0.25, 0.5, 0.75], "xaxis": "x2", "y": [0.9976, 0.9972, 0.9978], "yaxis": "y2"}, {"error_y": {"array": [0.0, 0.0, 0.0], "arrayminus": [0.05053, 0.05858, 0.05815]}, "hovertemplate": "n_str=1600<br>dgp=garch11_t<br>method=garch11_mle_analytic<br>S_true=%{x}<br>reject_rate_H0_S_eq_0=%{y}<extra></extra>", "legendgroup": "1600", "line": {"color": "#ab63fa", "dash": "solid"}, "marker": {"symbol": "circle"}, "mode": "lines+markers", "name": "1600", "orientation": "v", "showlegend": false, "type": "scatter", "x": [0.25, 0.5, 0.75], "xaxis": "x2", "y": [1.0, 1.0, 1.0], "yaxis": "y2"}], "layout": {"annotations": [{"showarrow": false, "text": "iid_normal_analytic", "x": 0.24, "xanchor": "center", "xref": "paper", "y": 1, "yanchor": "bottom", "yref": "paper"}, {"showarrow": false, "text": "garch11_mle_analytic", "x": 0.74, "xanchor": "center", "xref": "paper", "y": 1, "yanchor": "bottom", "yref": "paper"}, {"showarrow": false, "text": "garch11_t", "textangle": 90, "x": 0.98, "xanchor": "left", "xref": "paper", "y": 0.2425, "yanchor": "middle", "yref": "paper"}, {"showarrow": false, "text": "iid_normal", "textangle": 90, "x": 0.98, "xanchor": "left", "xref": "paper", "y": 0.7575, "yanchor": "middle", "yref": "paper"}, {"showarrow": false, "text": "True Sharpe", "x": 0.5, "xanchor": "center", "xref": "paper", "y": -0.12, "yanchor": "top", "yref": "paper"}, {"showarrow": false, "text": "Reject rate (H0: S = 0)", "textangle": -90, "x": -0.1, "xanchor": "right", "xref": "paper", "y": 0.5, "yanchor": "middle", "yref": "paper"}], "legend": {"title": {"text": "n"}, "tracegroupgap": 0}, "margin": {"b": 100, "l": 110, "r": 20, "t": 20}, "shapes": [{"line": {"color": "black", "dash": "dot", "width": 1}, "type": "line", "x0": 0, "x1": 1, "xref": "x domain", "y0": 0.05, "y1": 0.05, "yref": "y"}, {"line": {"color": "black", "dash": "dot", "width": 1}, "type": "line", "x0": 0, "x1": 1, "xref": "x2 domain", "y0": 0.05, "y1": 0.05, "yref": "y2"}, {"line": {"color": "black", "dash": "dot", "width": 1}, "type": "line", "x0": 0, "x1": 1, "xref": "x3 domain", "y0": 0.05, "y1": 0.05, "yref": "y3"}, {"line": {"color": "black", "dash": "dot", "width": 1}, "type": "line", "x0": 0, "x1": 1, "xref": "x4 domain", "y0": 0.05, "y1": 0.05, "yref": "y4"}], "xaxis": {"anchor": "y", "domain": [0, 0.48], "title": {}}, "xaxis2": {"anchor": "y2", "domain": [0.5, 0.98], "matches": "x", "title": {}}, "xaxis3": {"anchor": "y3", "domain": [0, 0.48], "matches": "x", "showticklabels": false}, "xaxis4": {"anchor": "y4", "domain": [0.5, 0.98], "matches": "x", "showticklabels": false}, "yaxis": {"anchor": "x", "domain": [0, 0.485], "range": [0.05, 1], "title": {}}, "yaxis2": {"anchor": "x2", "domain": [0, 0.485], "matches": "y", "range": [0.05, 1], "showticklabels": false}, "yaxis3": {"anchor": "x3", "domain": [0.515, 1], "matches": "y", "range": [0.05, 1], "title": {}}, "yaxis4": {"anchor": "x4", "domain": [0.515, 1], "matches": "y", "range": [0.05, 1], "showticklabels": false}}}

### Figure 4 — Plotly figure (JSON) as saved in the notebook; plotly's stock layout.template omitted (floating-point values rounded to 4 significant figures)
{"data": [{"hovertemplate": "n_str=60<br>dgp=iid_normal<br>method=__diagnostic__<br>S_true=%{x}<br>rmse=%{y}<extra></extra>", "legendgroup": "60", "line": {"color": "#636efa", "dash": "solid"}, "marker": {"symbol": "circle"}, "mode": "lines+markers", "name": "60", "orientation": "v", "showlegend": true, "type": "scatter", "x": [0.25, 0.5, 0.75], "xaxis": "x2", "y": [0.132, 0.1392, 0.1512], "yaxis": "y2"}, {"hovertemplate": "n_str=400<br>dgp=iid_normal<br>method=__diagnostic__<br>S_true=%{x}<br>rmse=%{y}<extra></extra>", "legendgroup": "400", "line": {"color": "#EF553B", "dash": "solid"}, "marker": {"symbol": "circle"}, "mode": "lines+markers", "name": "400", "orientation": "v", "showlegend": true, "type": "scatter", "x": [0.25, 0.5, 0.75], "xaxis": "x2", "y": [0.051, 0.05315, 0.05692], "yaxis": "y2"}, {"hovertemplate": "n_str=800<br>dgp=iid_normal<br>method=__diagnostic__<br>S_true=%{x}<br>rmse=%{y}<extra></extra>", "legendgroup": "800", "line": {"color": "#00cc96", "dash": "solid"}, "marker": {"symbol": "circle"}, "mode": "lines+markers", "name": "800", "orientation": "v", "showlegend": true, "type": "scatter", "x": [0.25, 0.5, 0.75], "xaxis": "x2", "y": [0.03678, 0.03721, 0.03966], "yaxis": "y2"}, {"hovertemplate": "n_str=1600<br>dgp=iid_normal<br>method=__diagnostic__<br>S_true=%{x}<br>rmse=%{y}<extra></extra>", "legendgroup": "1600", "line": {"color": "#ab63fa", "dash": "solid"}, "marker": {"symbol": "circle"}, "mode": "lines+markers", "name": "1600", "orientation": "v", "showlegend": true, "type": "scatter", "x": [0.25, 0.5, 0.75], "xaxis": "x2", "y": [0.02518, 0.02677, 0.02837], "yaxis": "y2"}, {"hovertemplate": "n_str=60<br>dgp=garch11_t<br>method=__diagnostic__<br>S_true=%{x}<br>rmse=%{y}<extra></extra>", "legendgroup": "60", "line": {"color": "#636efa", "dash": "solid"}, "marker": {"symbol": "circle"}, "mode": "lines+markers", "name": "60", "orientation": "v", "showlegend": false, "type": "scatter", "x": [0.25, 0.5, 0.75], "xaxis": "x", "y": [0.1431, 0.17, 0.2095], "yaxis": "y"}, {"hovertemplate": "n_str=400<br>dgp=garch11_t<br>method=__diagnostic__<br>S_true=%{x}<br>rmse=%{y}<extra></extra>", "legendgroup": "400", "line": {"color": "#EF553B", "dash": "solid"}, "marker": {"symbol": "circle"}, "mode": "lines+markers", "name": "400", "orientation": "v", "showlegend": false, "type": "scatter", "x": [0.25, 0.5, 0.75], "xaxis": "x", "y": [0.05525, 0.0697, 0.08897], "yaxis": "y"}, {"hovertemplate": "n_str=800<br>dgp=garch11_t<br>method=__diagnostic__<br>S_true=%{x}<br>rmse=%{y}<extra></extra>", "legendgroup": "800", "line": {"color": "#00cc96", "dash": "solid"}, "marker": {"symbol": "circle"}, "mode": "lines+markers", "name": "800", "orientation": "v", "showlegend": false, "type": "scatter", "x": [0.25, 0.5, 0.75], "xaxis": "x", "y": [0.03927, 0.05095, 0.06438], "yaxis": "y"}, {"hovertemplate": "n_str=1600<br>dgp=garch11_t<br>method=__diagnostic__<br>S_true=%{x}<br>rmse=%{y}<extra></extra>", "legendgroup": "1600", "line": {"color": "#ab63fa", "dash": "solid"}, "marker": {"symbol": "circle"}, "mode": "lines+markers", "name": "1600", "orientation": "v", "showlegend": false, "type": "scatter", "x": [0.25, 0.5, 0.75], "xaxis": "x", "y": [0.02797, 0.03575, 0.04586], "yaxis": "y"}], "layout": {"annotations": [{"showarrow": false, "text": "__diagnostic__", "x": 0.49, "xanchor": "center", "xref": "paper", "y": 1, "yanchor": "bottom", "yref": "paper"}, {"showarrow": false, "text": "garch11_t", "textangle": 90, "x": 0.98, "xanchor": "left", "xref": "paper", "y": 0.2425, "yanchor": "middle", "yref": "paper"}, {"showarrow": false, "text": "iid_normal", "textangle": 90, "x": 0.98, "xanchor": "left", "xref": "paper", "y": 0.7575, "yanchor": "middle", "yref": "paper"}, {"showarrow": false, "text": "True Sharpe", "x": 0.5, "xanchor": "center", "xref": "paper", "y": -0.12, "yanchor": "top", "yref": "paper"}, {"showarrow": false, "text": "RMSE", "textangle": -90, "x": -0.1, "xanchor": "right", "xref": "paper", "y": 0.5, "yanchor": "middle", "yref": "paper"}], "legend": {"title": {"text": "n"}, "tracegroupgap": 0}, "margin": {"b": 100, "l": 110, "r": 20, "t": 20}, "xaxis": {"anchor": "y", "domain": [0, 0.98], "title": {}}, "xaxis2": {"anchor": "y2", "domain": [0, 0.98], "matches": "x", "showticklabels": false}, "yaxis": {"anchor": "x", "domain": [0, 0.485], "range": [0.02518, 0.2095], "title": {}}, "yaxis2": {"anchor": "x2", "domain": [0.515, 1], "matches": "y", "range": [0.02518, 0.2095], "title": {}}}}
